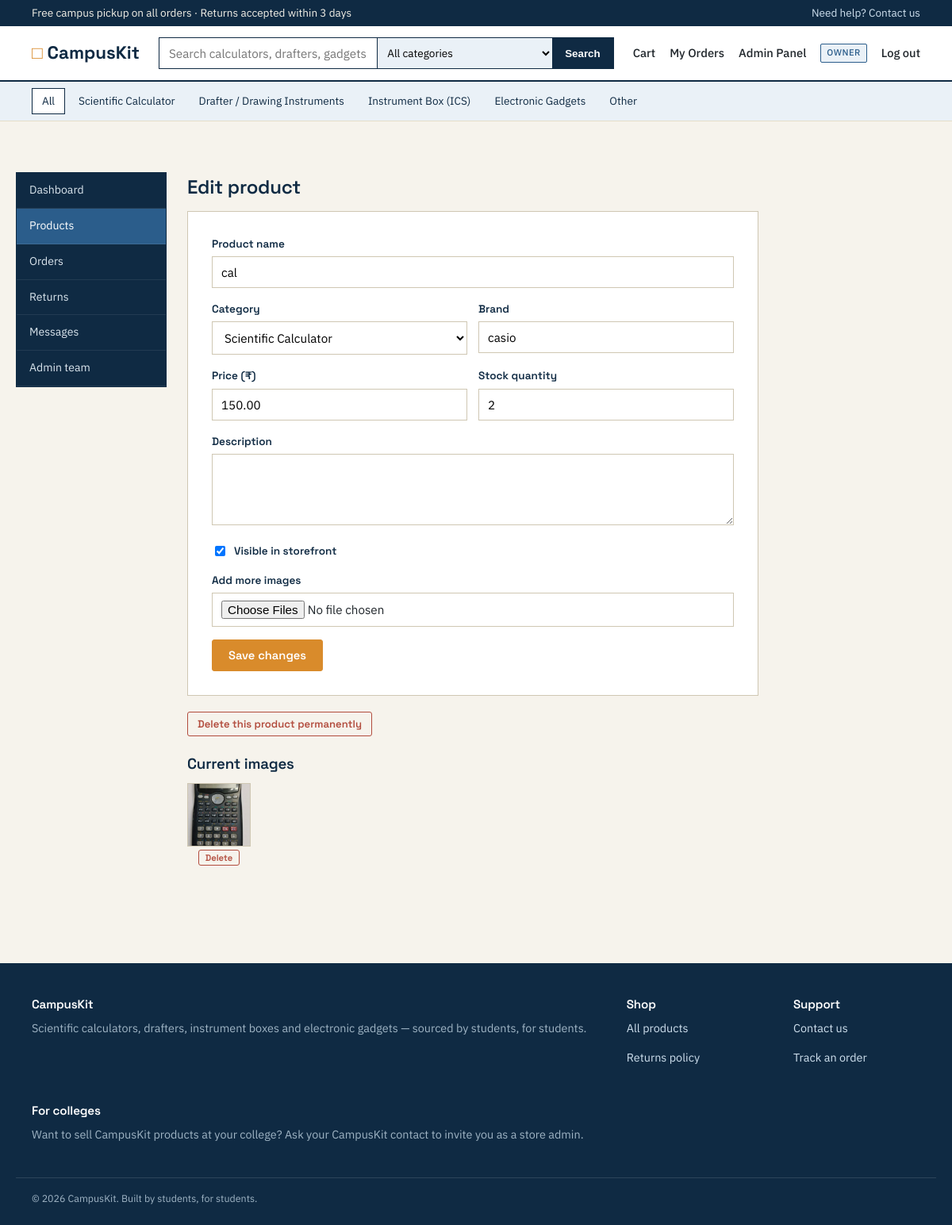
The page /admin/products/2/edit (signed in) on the database its author committed.
### models.py (models this page shows, shortened)
class User(UserMixin, db.Model):
    __tablename__ = "users"
    id = db.Column(db.Integer, primary_key=True)
    name = db.Column(db.String(120), nullable=False)
    email = db.Column(db.String(160), unique=True, nullable=False, index=True)
    password_hash = db.Column(db.String(255), nullable=False)
    college = db.Column(db.String(160))
    role = db.Column(db.String(20), nullable=False, default=ROLE_CUSTOMER)
    created_at = db.Column(db.DateTime, default=datetime.utcnow)
    products = db.relationship("Product", backref="added_by", lazy="dynamic")
    orders = db.relationship("Order", backref="customer", lazy="dynamic")
    @property
    def is_admin(self):
        return self.role in (ROLE_ADMIN, ROLE_OWNER)
    @property
    def is_owner(self):
        return self.role == ROLE_OWNER

class Product(db.Model):
    __tablename__ = "products"
    id = db.Column(db.Integer, primary_key=True)
    name = db.Column(db.String(160), nullable=False, index=True)
    description = db.Column(db.Text, nullable=False, default="")
    category = db.Column(db.String(80), nullable=False, index=True)
    price = db.Column(db.Numeric(10, 2), nullable=False)
    stock = db.Column(db.Integer, nullable=False, default=0)
    brand = db.Column(db.String(80))
    is_active = db.Column(db.Boolean, default=True)
    added_by_id = db.Column(db.Integer, db.ForeignKey("users.id"), nullable=False)
    created_at = db.Column(db.DateTime, default=datetime.utcnow)
    images = db.relationship("ProductImage", backref="product", cascade="all, delete-orphan", lazy="joined")

class ProductImage(db.Model):
    __tablename__ = "product_images"
    id = db.Column(db.Integer, primary_key=True)
    product_id = db.Column(db.Integer, db.ForeignKey("products.id"), nullable=False)
    filename = db.Column(db.String(255), nullable=False)

### blueprints/admin.py (the view, shortened to what this page needs)
@admin_bp.route("/products/<int:product_id>/edit", methods=["GET", "POST"])
@login_required
@admin_required
def edit_product(product_id):
    product = Product.query.get_or_404(product_id)
    _product_editable_or_403(product)
    return render_template("admin/edit_product.html", product=product, categories=CATEGORY_CHOICES)

### blueprints/admin.py (called while the page is built)
def _product_editable_or_403(product):
    if not (current_user.is_owner or product.added_by_id == current_user.id):
        abort(403)

### utils.py (called while the page is built)
def admin_required(view):
    @wraps(view)
    def wrapped(*args, **kwargs):
        if not current_user.is_authenticated or not current_user.is_admin:
            abort(403)
        return view(*args, **kwargs)
    return wrapped

### templates/admin/edit_product.html (shortened to what this page needs)
{% extends "admin/_layout.html" %}
{% block admin_content %}
<h2>Edit product</h2>
<div class="form-panel wide" style="margin:0 0 20px;">
  <form method="post" enctype="multipart/form-data">
    <div class="field">
      <label>Product name</label>
      <input type="text" name="name" value="{{ product.name }}" required>
    </div>
    <div class="field-row">
      <div class="field">
        <label>Category</label>
        <select name="category" required>
          {% for cat in categories %}
            <option value="{{ cat }}" {% if product.category == cat %}selected{% endif %}>{{ cat }}</option>
          {% endfor %}
        </select>
      </div>
      <div class="field">
        <label>Brand</label>
        <input type="text" name="brand" value="{{ product.brand or '' }}">
      </div>
    </div>
    <div class="field-row">
      <div class="field">
        <label>Price (₹)</label>
        <input type="number" step="0.01" min="0" name="price" value="{{ product.price }}" required>
      </div>
      <div class="field">
        <label>Stock quantity</label>
        <input type="number" min="0" name="stock" value="{{ product.stock }}">
      </div>
    </div>
    <div class="field">
      <label>Description</label>
      <textarea name="description">{{ product.description }}</textarea>
    </div>
    <div class="field checkbox-field">
      <input type="checkbox" name="is_active" id="is_active" {% if product.is_active %}checked{% endif %}>
      <label for="is_active" style="margin:0;">Visible in storefront</label>
    </div>
    <div class="field">
      <label>Add more images</label>
      <input type="file" name="images" accept="image/*" multiple>
    </div>
    <button type="submit" class="btn btn-amber">Save changes</button>
  </form>
</div>
<form method="post" action="{{ url_for('admin.delete_product', product_id=product.id) }}" onsubmit="return confirm('Permanently delete this product and its images? This cannot be undone.');" style="margin-bottom:20px;">
  <button type="submit" class="btn btn-danger btn-sm">Delete this product permanently</button>
</form>
{% if product.images %}
<h3>Current images</h3>
<div class="thumb-row" style="margin-bottom:20px;">
  {% for img in product.images %}
  <div style="text-align:center;">
    <img src="{{ url_for('static', filename='uploads/products/' ~ img.filename) }}" style="width:80px; height:80px; object-fit:cover;">
    <form method="post" action="{{ url_for('admin.delete_image', image_id=img.id) }}" onsubmit="return confirm('Remove this image?');">
      <button type="submit" class="btn btn-danger btn-sm" style="margin-top:4px; padding:2px 8px; font-size:0.7rem;">Delete</button>
    </form>
  </div>
  {% endfor %}
</div>
{% endif %}
{% endblock %}

### templates/base.html (shortened to what this page needs)
<!DOCTYPE html>
<html lang="en">
<head>
<link rel="stylesheet" href="{{ url_for('static', filename='css/style.css') }}">
</head>
<body>
<div class="topbar">
  <div class="container">
    <span>Free campus pickup on all orders &middot; Returns accepted within 3 days</span>
    <span><a href="{{ url_for('main.contact') }}">Need help? Contact us</a></span>
  </div>
</div>
<header class="navbar">
  <div class="container">
    <a class="brand" href="{{ url_for('main.home') }}"><span class="brand-mark">&#9633;</span> CampusKit</a>
    <form class="search-form" action="{{ url_for('main.home') }}" method="get">
      <input type="text" name="q" placeholder="Search calculators, drafters, gadgets..." value="{{ request.args.get('q', '') }}">
      <select name="category">
        <option value="">All categories</option>
      </select>
      <button type="submit">Search</button>
    </form>
    <nav class="nav-links">
      <a class="cart-link" href="{{ url_for('shop.view_cart') }}">Cart{% if cart_count %}<span class="cart-badge">{{ cart_count }}</span>{% endif %}</a>
      {% if current_user.is_authenticated %}
        <a href="{{ url_for('shop.order_history') }}">My Orders</a>
        {% if current_user.is_admin %}<a href="{{ url_for('admin.dashboard') }}">Admin Panel</a>{% endif %}
        <span class="badge-role">{{ current_user.role }}</span>
        <a href="{{ url_for('auth.logout') }}">Log out</a>
      {% else %}
        <a href="{{ url_for('auth.login') }}">Log in</a>
        <a class="btn btn-sm btn-amber" href="{{ url_for('auth.register') }}">Sign up</a>
      {% endif %}
    </nav>
  </div>
</header>
{% if categories %}
<div class="category-strip">
  <div class="container">
    <a href="{{ url_for('main.home') }}" class="{{ 'active' if not request.args.get('category') else '' }}">All</a>
    {% for cat in categories %}
      <a href="{{ url_for('main.home', category=cat) }}" class="{{ 'active' if request.args.get('category') == cat else '' }}">{{ cat }}</a>
    {% endfor %}
  </div>
</div>
{% endif %}
<main>
  <div class="container" style="padding-top:22px;">
  </div>
  {% block content %}{% endblock %}
</main>
<footer>
  <div class="container">
    <div class="col">
      <h4>CampusKit</h4>
      <p style="color:#9fb4c4;">Scientific calculators, drafters, instrument boxes and electronic gadgets — sourced by students, for students.</p>
    </div>
    <div class="col">
      <h4>Shop</h4>
      <p><a href="{{ url_for('main.home') }}">All products</a></p>
      <p><a href="{{ url_for('main.returns_policy') }}">Returns policy</a></p>
    </div>
    <div class="col">
      <h4>Support</h4>
      <p><a href="{{ url_for('main.contact') }}">Contact us</a></p>
      <p><a href="{{ url_for('shop.order_history') }}">Track an order</a></p>
    </div>
    <div class="col">
      <h4>For colleges</h4>
      <p style="color:#9fb4c4;">Want to sell CampusKit products at your college? Ask your CampusKit contact to invite you as a store admin.</p>
    </div>
  </div>
  <div class="container fine">&copy; {{ 2026 }} CampusKit. Built by students, for students.</div>
</footer>
</body>
</html>

### rows shown on the page
User: role "OWNER"
Product: name "cal", category "Scientific Calculator", brand "casio", price "150.00", stock "2", is_active "☑"
ProductImage: filename (picture)

### other values the page prints
{{ cat }} "Scientific Calculator" "Drafter / Drawing Instruments" "Instrument Box (ICS)" "Electronic Gadgets" "Other"
{{ 2026 }} "2026"
